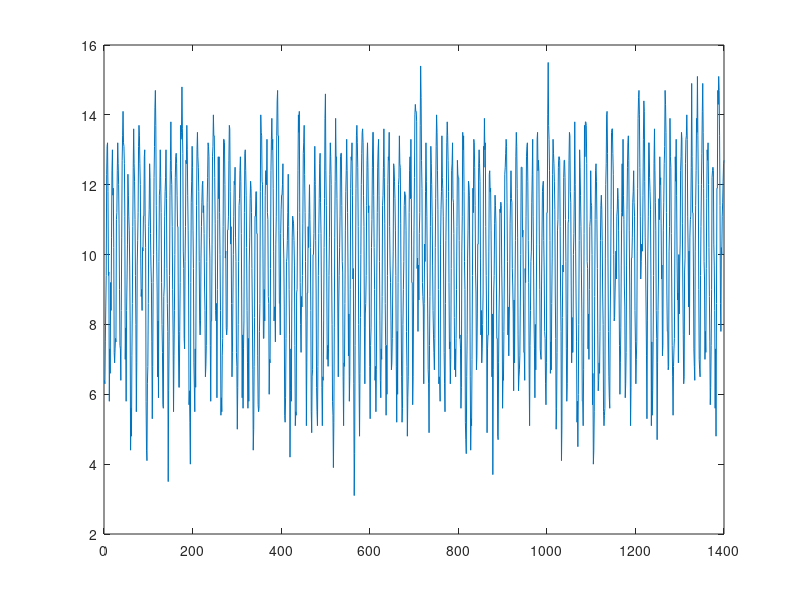

Recreate this plot in MATLAB.
data = [6.4
6.3
7.5
8.5
9.4
12.3
13.1
13.2
11.8
9.4
9.5
5.8
7.3
6.6
9.2
8.4
10.5
12.4
13
11.7
11.9
10.2
7.2
6.9
7.3
7.6
7.5
11
11.2
12.4
13.2
12.6
12
10.9
9
7.4
7.3
6.4
8.4
10.5
12.7
13.4
14.1
13.2
13.1
12.6
11.1
7
7.9
5.8
8.4
9.3
10.3
12.3
11.7
11.1
10.7
9.7
8.1
4.4
5.6
4.8
7.1
8.6
10.8
12.5
13.6
12.6
12.1
11
9.4
8
5.5
6.9
9.7
10.4
11.2
13.1
13.7
13.4
12.6
12
9.9
8.8
9
8.4
10.2
10.1
11.1
11.1
12.8
13
10.9
10.2
5.8
4.4
4.1
6.3
6.8
8.6
10.8
11.3
12.6
12.2
10.6
9.7
9.2
7.5
5.3
6.8
9.2
10
12.2
13.1
14.2
14.7
13.7
11.4
10.1
8.9
6.5
8.1
5.9
9.8
11.7
11.9
13
12.2
11.2
9.2
8
7.2
5.7
5.6
8.8
9.1
11.1
11.8
12.2
13
11.6
9.6
8.6
7.8
3.5
6.1
7.5
9.4
11.7
12.7
13.8
12.4
12
10.8
9
7.7
5.5
7.1
8.4
10
12.2
12.8
12.9
12.6
11.7
10.8
10.8
7.7
6.2
6.2
7.8
9.2
13.7
13.3
13.5
14.8
13.6
12.9
10.1
9.6
7.6
7.3
9.8
10.8
12.7
12.6
13.7
13
11.7
10.7
9.1
5.7
6.1
5.2
4
9.2
11.5
12.1
13.1
12.5
10.7
9.6
6.9
6.2
5.5
7.3
6.2
9.3
11.4
13
13.5
12.8
12.5
11.8
9.8
8.1
7.7
8.1
9.9
10.8
11.5
12
12.1
11.2
11.4
10.6
9.1
8.4
6.5
6.8
7.4
9.8
11.5
12.2
13.2
13.1
12.8
10.5
9.9
7.4
5.8
8.1
8.1
10.3
12.8
13.1
14
13.4
13.4
12.2
10.9
8.4
8.1
8.6
5.9
9
11
12.8
11.6
12.8
11.2
10
8.4
5.4
5.9
5.5
7.1
7.6
10.8
13.3
13.3
13.2
12
9.9
10.1
7.9
7.7
7.9
10.7
10.7
11.1
12.7
13.7
13.6
11.8
10.3
10.8
8.6
6.5
7.2
8.6
10
11.1
12.1
12
12.5
10.5
9.8
7.2
6.8
5
6.2
8
9.8
11.4
11.6
12.4
12.8
12.1
10.6
8.7
5.9
7.7
5.6
7.3
8.1
11.2
12.9
13
12.4
11.7
10.2
8.4
6.9
5.6
7.6
5.8
9.7
10.5
11.6
12.1
11.9
11.2
9.6
8.3
6.7
4.4
5
6.8
8.2
11.1
11.1
11.8
11.8
10.6
10.6
7.1
5.7
5.5
5.6
7.8
8.6
11.8
14
13.5
13.4
12.1
12
9.9
7.6
7.6
9
8.1
11.7
12.4
12.4
12
13.3
11.2
11
8.8
8.6
6
7
6.9
9.6
12.4
13.3
13.9
13
13.3
11.9
10.1
8.1
8.5
8.5
7.5
10.3
11.1
13.4
14.4
14.7
13.4
13.4
10.7
8.6
8.6
7.7
10.6
11.3
11.7
11.7
12
12.6
10.5
9.9
8.5
5.4
5.2
5.9
7.6
9.8
9.9
10.4
11.2
12.3
10.8
9
7.7
4.2
6.1
7.3
5.8
8.5
10.5
11.1
11
10.9
10.4
9.7
7.4
5.1
5.5
5.4
8.9
9
10.7
12.4
14
13.5
14.1
11.2
9.2
8
7.2
8.8
8.5
9.4
10.9
12.9
13.2
13.7
12.3
11.2
9.8
8.1
5.1
6.9
8.9
8.9
10.8
10.2
11.2
12
11
10.2
8.4
5.5
4.9
6.5
6.7
10
10
10.6
12.1
13.1
12
10.4
8.9
6.2
5.5
5.1
6.8
9.4
10.6
11.6
12.6
12.9
11.5
10.6
8.7
6.2
5.1
6.5
6.4
8.1
10.2
11.6
13.9
14.6
12.4
11.4
9.5
7
7.4
6.8
7.3
9.4
10.5
12.3
13.2
12.8
12
9.5
8
5.8
5.4
3.9
5.2
7.9
10.5
12.1
13.9
12.8
12.8
11.6
10.3
8.3
6.5
8.5
9.4
10.2
11.1
12.8
12.9
12.9
11.4
9.8
9.5
6.5
5.1
6.9
6.8
8.6
10.7
11.8
12.4
13.3
12.4
11.2
9.5
7.1
8.3
5.8
6.5
9
11.9
12.8
12.7
13.2
11.7
9.3
9.6
6.3
3.1
4.3
7.4
9.5
11.9
13.4
13.7
13.2
12.5
10.8
8
6.3
4.8
6.6
8.2
10
12
12.9
13.5
13.6
13.2
11.7
10.8
7.9
6.3
8.3
8.6
9.4
11.4
12.7
13.2
12.5
11.2
11.4
8.9
6.8
5.3
7.4
7.9
10.2
11
12.5
13.5
13.5
11.7
10.2
9
6.4
6.8
5.5
6.7
9.5
11.2
12.5
13
13.3
11.7
9.8
8.1
6.4
5.9
7.3
7
8.8
11.4
11.7
12.5
13.6
12.2
10.9
8.6
7.4
5.4
7.4
6
9.4
12
12.8
12.7
13.5
10.8
9.7
9.2
8.1
6.7
6.9
7.6
9.1
10.1
12.6
12.5
12.1
11.6
10.7
9.4
6.8
5.2
7.8
6
9.2
12
12.2
13.4
12.6
12.5
10.9
8.3
6.5
5.2
5.6
8
9
9.8
11.4
11.8
11.7
11.7
10.7
7.8
6.8
4.8
5.9
6.5
9.1
11.2
12.4
12.8
11.6
13.3
11.6
9.2
9.2
5.7
6.5
8.7
10.7
12.2
14
14.3
14.1
14.1
13.8
9.6
9.9
7.8
9.7
8.7
10.6
11.2
13.7
15.4
14.5
12.7
11.9
9.2
8.8
8.5
6.3
8.6
10.3
9.8
11.8
13.2
12.1
11.1
9.5
8.3
6.7
6.3
4.9
7.4
8.8
10.8
13.1
12.6
12
11.1
9.7
8.4
7.7
7.2
6.7
7.6
10.2
11.6
13.1
14
13.5
12.4
11.3
9
6.3
6.5
6.4
5.8
10.3
11.3
11.8
13.4
12.2
11.9
11.1
9.3
7.2
6.3
5.5
8.6
10.4
11.6
13.2
13.8
13.4
12.7
11.8
9.2
7.3
7.5
6.3
7
9.6
12.4
12.6
13.2
11.6
11.5
10.6
8.2
6.7
7.3
6.5
7.6
9
10.8
12.7
12.3
12.2
12.2
10.4
7.6
7.7
7.3
5.6
6.2
10.1
11.1
13.5
13
13.4
11.8
9.8
9
5.2
4.7
4.3
6.5
7.7
9.9
10.7
12.1
12
11.7
9.5
6.5
4.4
5.3
5.1
7
9.4
11.9
11.2
13.3
13.2
12.5
11.4
9.5
8.9
6.7
7.1
8.3
10.3
10.3
12.5
13
12.6
12.1
9.9
7.7
8.4
6.9
7.3
8
8.9
13.1
12.5
13.9
13
13.2
10.8
9.4
8.1
4.9
7.3
7.7
7.7
10.1
12.3
12.4
11.8
11.9
10.7
9.1
6.5
8.3
3.7
6.7
8.9
9.4
10.9
11.7
11.4
10.9
9.3
7.6
7.6
4.8
4.7
6.9
8.3
9.1
11.3
11.2
11.5
11.4
9.7
8.7
5.6
6.5
6.4
7.8
9.5
12.3
12.5
12.9
13.3
13.1
11.5
9.8
7.7
8.5
7.1
8.1
8.9
10.9
11.6
12.4
11.6
11.5
9.6
9.1
8.3
6.1
8.7
6.9
8.9
10.4
12.8
13.5
13.1
11.9
10.5
7.7
6.1
6.5
6.7
7.1
8.5
10
12.5
12.5
12.5
10.5
10.7
8.7
7.2
7.2
6.4
9.6
9.2
11.1
12.8
13.1
13.2
12.1
10.4
9.2
6.7
5.1
7.4
8.4
9.8
10.1
11.5
12.3
13.3
11.1
9.7
8.1
7.3
5.9
8
6.7
8.5
10.3
13.3
13.5
12.4
12.7
12.4
10.3
9
7.3
7.1
7
9.1
10.5
11.8
12
12.1
10.4
9.5
7.8
7.6
6.3
5.7
6.9
11.2
11.2
14
15.5
13.7
13.3
12.4
10.4
6.6
7.5
6.7
8.6
9.9
12.3
13.3
12.9
12.6
12.1
11.3
8.9
7.6
5
5.6
7.2
10.7
11
12.5
12.8
12.8
12.7
10.8
8.9
7.8
4.1
5.1
8.2
9.7
9.5
12.2
12.7
12.7
12.2
11
9.8
7.3
5.8
6.3
8.3
10.9
11
12.7
13.5
13.4
11.8
11.5
9.1
6.9
8.2
7.2
7.2
10
10.6
11.8
13.8
12
10.1
8.7
7.5
5.2
5.8
4.5
6
8
10.4
13
12.5
11.7
10.8
9.5
8.3
5.8
5.8
5.1
6.7
10.6
13.7
12.8
13.8
13.8
13.7
12.6
9.8
9.6
7.3
8.3
7
9
10.8
11
12.4
11.5
11.4
10
5.7
6.6
4
4.4
5.5
8.8
11
12.4
12.6
12.1
11
9.6
7.7
6.1
6.4
6.9
6.6
7.8
10.4
11.4
11.7
11.3
10.4
8.9
8
5.5
5.1
5.4
5.6
9.9
12
12.6
14
14.1
12.9
9.9
7.8
6.5
5.9
5.6
8.1
9.3
11.3
13.5
13.6
13.6
12.9
12.3
10
8.1
8.2
8.9
9.5
10.1
9.3
11.1
11.3
11.9
11.6
10.7
9.1
7.4
6
6.9
7.9
9.7
11.2
12.6
11.1
13.3
11.7
11
9.1
8.5
5.9
6.3
7.2
9.7
11.3
12.5
13.2
13.4
12.7
10.7
9.1
7.3
5.1
6.2
9.9
9.9
10.5
11.5
11.8
12.4
11.5
11.1
8.4
7.5
6.3
7
7.5
10.1
11.9
13.9
14.5
14.7
14
12.5
11.1
9.3
9.8
10.3
10.1
10.1
11.7
13.3
14.4
14.1
12.1
10.5
9.7
8.5
7.1
5.3
8.1
10.1
11.1
13.2
13.2
12.2
11.8
11.3
9.3
5.1
7.5
5.4
6.1
7.5
9.4
12.6
13.6
12.4
11.5
10.7
8.4
7.6
4.7
6.9
8.4
9.3
11.6
11
12.8
12
12.2
10.9
9.3
9.7
7.1
7.4
10.7
11.5
12.6
13.1
14.7
14.3
13.5
11.2
8.9
7.8
7.8
6.7
6.8
10.1
10.8
13.9
12.8
12.5
10.6
9.1
7.4
6.5
5.4
6.8
7.3
7.6
10.1
12.8
12.1
13.3
11.7
9.9
8.7
8.9
6.9
10
8.3
9.7
10.3
12.4
12.8
13.5
13.3
10.9
9.1
7.7
6.3
6.5
9.5
9.9
12.6
13.3
13.4
14
13.3
11.1
10.1
8.5
10.1
7.7
10.5
11
11.1
12.5
14.9
12.8
11.2
11.2
9.5
7.3
6.8
6.4
10.1
11.4
12.4
13.9
13.5
15.1
13.4
12
9
7
6.7
6.5
9.4
10.8
12
12.9
14.1
14.9
13.5
11.9
9.8
9.3
7
7.8
7.2
9.6
11.6
13
12.7
13.2
12
10.2
8.8
7.5
5.7
6.2
7.4
9
12.2
12.4
12.5
12.4
10.3
9.7
8.4
5.6
7.3
4.8
8.6
11.9
11.9
14.7
14.3
15.1
14.7
13.4
11.4
8.6
7.8
10.2
10
11.1
11.5
12.1
12.6
12.7];
close all
plot(data)